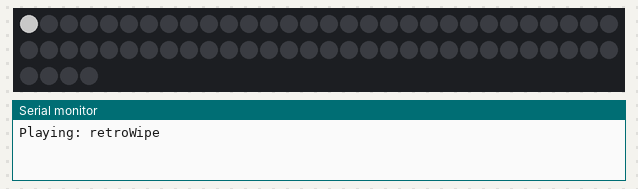
Recording of a sketch running on a simulated Arduino MKR. Parts: 64 RGB LEDs in strip order, left to right, continuing on the next row, the last lines printed to the serial monitor. Dim RGB values are drawn brighter than linear; WiFi joins after 1.5 s; servers stay silent unless stated; random numbers use the default seed unless the sketch sets one.

Above: at 1.65 s.
At 2.27 s:
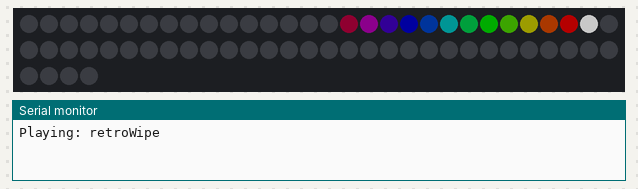
At 2.89 s:
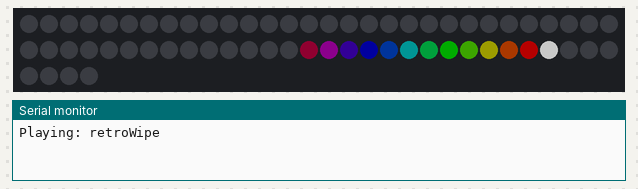
At 39.67 s:
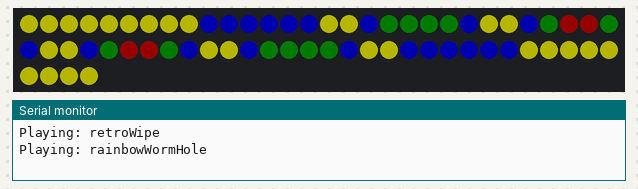

The sketch:

8x8_clean_with_original_3_animatioons.ino
```cpp
#include <Adafruit_NeoPixel.h>
#define PIN        6
#define NUMPIXELS 64
Adafruit_NeoPixel pixels = Adafruit_NeoPixel(NUMPIXELS, PIN, NEO_GRB + NEO_KHZ800);

#include "retroWipe.h"
#include "rainbowWormHole.h"
#include "pixDance.h"
#include "bluePixelWondersThroughHell.h"


#include <WiFi101.h> // YOU NEED THIS > NO CLUE why!? WiFi module MUST do something that makes it so it doesn't flicker. You could open the module to try and find out. NOTE: you're not connecting to wifi, just useing whatever i uses to work better!

void setup() {
  pixels.begin();
  WiFi.begin("dummy", "dummy"); // YOU NEED THIS! See note above line "#include <WiFi101.h>"
}

void loop() {

  retroWipe();
  rainbowWormHole(1 * 60 * 1000);  // mins far left

  retroWipe();
  pixDance(5 * 60 * 1000); // mins far left

  retroWipe();
  bluePixelWondersThroughHell(1 * 60 * 1000);  // mins far left

}
```

bluePixelWondersThroughHell.h
```cpp
void bluePixelWondersThroughHell(int aTime){
  Serial.println("Playing: bluePixelWondersThroughHell");

  int r = 0; int g = 0; int b = 0; int p = 28;
  int soleDelay = 1;
  int topBorder[] = {0,1,2,3,4,5,6,7};
  int rightBorder[] = {7,17,23,31,39,47,55,63};
  int bottomBorder[] = {56,57,58,59,60,61,62,63};
  int leftBorder[] = {0,8,16,24,32,40,48,56};
  int hell[64];

  long int playFor = millis();
  while(millis() - playFor < aTime){

    for (int i = 0; i < NUMPIXELS; i++){
      hell[i] += random(0,5);
      hell[i] -= random(0,5);
      if (hell[i] > 100){ hell[i] = 90; hell[i] -= random(0,10); }
      if (hell[i] < 5){ hell[i] = 5; hell[i] += random(0,10); }
      if (p != i) {pixels.setPixelColor(i, pixels.Color(hell[i],g,b)); }
    }

    if (soleDelay <=0 ){
      int m = random(1,5);
      if (valIn(topBorder, p, sizeof(topBorder)/sizeof(int))){ while (m == 4){ m = random(0,5);}}
      if (valIn(rightBorder, p, sizeof(rightBorder)/sizeof(int))){ while (m == 1){ m = random(0,5);}}
      if (valIn(bottomBorder, p, sizeof(bottomBorder)/sizeof(int))){ while (m == 3){ m = random(0,5);}}
      if (valIn(leftBorder, p, sizeof(leftBorder)/sizeof(int))){ while (m == 2){ m = random(0,5);}}
      int preP = p;
      if (m==0){p=p;} if (m==1){p+=1;} if (m==2){p-=1;} if (m==3){p+=8;} if (m==4){p-=8;}
      pixels.setPixelColor(p, pixels.Color(r,g,90));
      soleDelay = random(100,400);
    }

    delay(20); soleDelay-=20;
    pixels.show();
  }

}
```

pixDance.h
```cpp
void pixDance(int showTime) { //Serial.println("Playing: Random Pixel Dance Half Court");
  Serial.println("Playing: pixDance");
  long int startTime = millis();
  while(millis() - startTime < showTime) {
    for (int i = 0; i < 3; i++){
      int x = random(0,63);
      int r = random(0,90);
      int g = random(0,90);
      int b = random(0,90);
      pixels.setPixelColor(x, pixels.Color(r,g,b)); pixels.show();
      x = random(0,63); pixels.setPixelColor(x, pixels.Color(0,0,0)); pixels.show();
    }
    delay(200);
  }
}
```

rainbowWormHole.h
```cpp
#include "toolkit.h"

void rainbowWormHole(int showTime){
  Serial.println("Playing: rainbowWormHole");
  int level1[] = {27,28,35,36};
  int level2[] = {18,19,20,21,26,29,34,37,42,43,44,45};
  int level3[] = {9,10,11,12,13,14,17,22,25,30,33,38,41,46,49,50,51,52,53,54};
  int level4[] = {0,1,2,3,4,5,6,7,8,15,16,23,24,31,32,39,40,47,48,55,56,57,58,59,60,61,62,63};
  int r = 0;
  int g = 20;
  int b = 40;
  int rg = 60;
  int rd = 1;
  int gd = 1;
  int bd = 1;
  int rgd = 1;

  long int playFor = millis();
  while(millis() - playFor < showTime){

    r+=4*rd; g+=3*gd; b+=2*bd; rg+=1*rgd;

    if(r>=80){rd=rd*-1;}
    if(g>=80){gd=gd*-1;}
    if(b>=80){bd=bd*-1;}
    if(rg>=80){rgd=rgd*-1;}

    if(r<=0){rd=rd*-1;}
    if(g<=0){gd=gd*-1; g=0;}
    if(b<=0){bd=bd*-1;}
    if(rg<=0){rgd=rgd*-1;}


    for (int i = 0; i < 64; i++){
      if (valIn(level1, i, sizeof(level1)/sizeof(int))){
        pixels.setPixelColor(i, pixels.Color(r,0,0));
      }
    }
    for (int i = 0; i < 64; i++){
      if (valIn(level2, i, sizeof(level2)/sizeof(int))){
        pixels.setPixelColor(i, pixels.Color(0,g,0));
      }
    }
    for (int i = 0; i < 64; i++){
      if (valIn(level3, i, sizeof(level3)/sizeof(int))){
        pixels.setPixelColor(i, pixels.Color(0,0,b));
      }
    }
    for (int i = 0; i < 64; i++){
      if (valIn(level4, i, sizeof(level4)/sizeof(int))){
        pixels.setPixelColor(i, pixels.Color(rg,rg,0));
      }
    }
    pixels.show();
    delay(30);
  }

}
```

retroWipe.h
```cpp
void retroWipe() {
  Serial.println("Playing: retroWipe");
  for (int i = 0; i < 77; i++){
    pixels.setPixelColor(i, pixels.Color(100,100,100));
    pixels.setPixelColor(i-1, pixels.Color(64,0,0)); pixels.setPixelColor(i-2, pixels.Color(45,15,0));
    pixels.setPixelColor(i-3, pixels.Color(28,28,0)); pixels.setPixelColor(i-4, pixels.Color(14,38,0));
    pixels.setPixelColor(i-5, pixels.Color(0,48,0)); pixels.setPixelColor(i-6, pixels.Color(0,32,12));
    pixels.setPixelColor(i-7, pixels.Color(0,20,20)); pixels.setPixelColor(i-8, pixels.Color(0,9,27));
    pixels.setPixelColor(i-9, pixels.Color(0,0,32)); pixels.setPixelColor(i-10, pixels.Color(7,0,21));
    pixels.setPixelColor(i-11, pixels.Color(12,0,12)); pixels.setPixelColor(i-12, pixels.Color(15,0,5));
    pixels.setPixelColor(i-13, pixels.Color(0,0,0));
    pixels.show();
    delay(20);
  }
}
```

toolkit.h
```cpp
boolean valIn(int arr[], int x, int rng) {
  for (int i = 0; i < rng; i++) {
    if (arr[i] == x){
      return true;
    }
  }
  return false;
}
```
